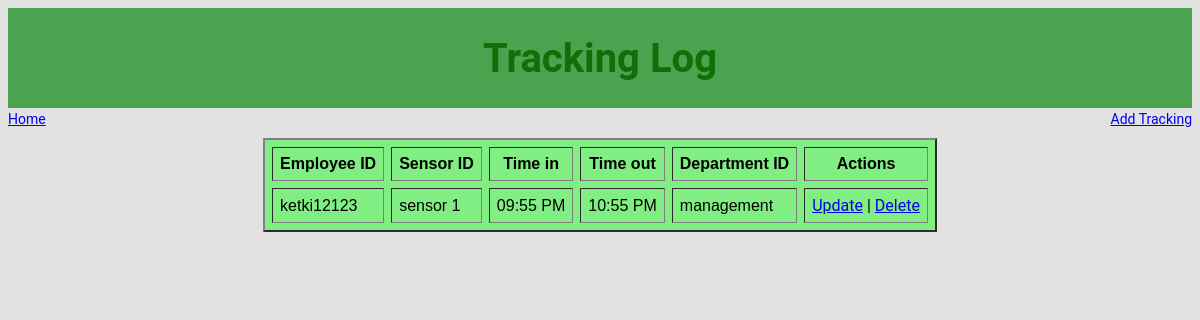
Screenshot of /tracking_log/list.php with the database file from the repository.
### tables this page shows
CREATE TABLE IF NOT EXISTS `trackinglog` (
  `tid` int(10) UNSIGNED NOT NULL AUTO_INCREMENT,
  `empid` int(10) UNSIGNED NOT NULL,
  `sid` int(11) NOT NULL,
  `timeIn` time NOT NULL,
  `timeOut` time NOT NULL,
  `dept_id` int(11) NOT NULL,
  PRIMARY KEY (`tid`),
  KEY `FK_dailyLog_1` (`empid`)
);

CREATE TABLE IF NOT EXISTS `employee` (
  `empid` int(10) UNSIGNED NOT NULL AUTO_INCREMENT,
  `ename` varchar(45) NOT NULL,
  `phone` varchar(45) NOT NULL,
  `addressid` varchar(50) NOT NULL,
  `supervisor` varchar(45) NOT NULL,
  `dept_id` int(10) UNSIGNED NOT NULL,
  PRIMARY KEY (`empid`),
  KEY `FK_employee_1` (`dept_id`)
);

CREATE TABLE IF NOT EXISTS `sensorslist` (
  `sid` int(10) UNSIGNED NOT NULL AUTO_INCREMENT,
  `sname` varchar(45) NOT NULL,
  `sactivationdate` varchar(45) NOT NULL DEFAULT '',
  `sintallationdate` varchar(45) NOT NULL,
  `dept_id` int(10) UNSIGNED NOT NULL,
  PRIMARY KEY (`sid`)
);

CREATE TABLE IF NOT EXISTS `department` (
  `dept_id` int(10) UNSIGNED NOT NULL AUTO_INCREMENT,
  `dept_name` varchar(45) NOT NULL,
  PRIMARY KEY (`dept_id`)
);

### tracking_log/list.php (the view, shortened to what this page needs)
<?php include '../config.php'; ?>
<html>
    <head>
    </head>
    <body>
    <div id="app">
    	<div class="banner">
        	<h1>Tracking Log</h1>
      	</div>
      	<div class="main-subtitle">
            <div class="addnew">
                <a href="<?php echo SITE_URL; ?>">Home</a>
            </div>
            <div class="addnewright">
                <a href="<?php echo SITE_URL; ?>tracking_log/add.php">Add Tracking</a>
            </div>
        </div>
        <table border="2" cellspacing="7" cellpadding="7" align="center" style="margin-top: 8;">
            <tr>
                <th><font face="Arial, Helvetica, sans-serif">Employee ID</font></th>
                <th><font face="Arial, Helvetica, sans-serif">Sensor ID</font></th>
                <th><font face="Arial, Helvetica, sans-serif">Time in</font></th>
                <th><font face="Arial, Helvetica, sans-serif">Time out</output></output></font></th>
                <th><font face="Arial, Helvetica, sans-serif">Department ID</font></th>
                <th><font face="Arial, Helvetica, sans-serif">Actions</font></th>
            </tr>
        	<?php
				$sql = "SELECT trackinglog.*, sensorslist.sname as sname, department.dept_name as dept_name, employee.ename as ename FROM trackinglog JOIN sensorslist ON trackinglog.sid = sensorslist.sid JOIN department ON trackinglog.dept_id = department.dept_id JOIN employee ON trackinglog.empid = employee.empid ORDER BY trackinglog.tid DESC;";
				$result = $conn->query($sql);
				if ($result->num_rows > 0) {
					while($row = $result->fetch_assoc()) {
			?>
            <tr>
                <td><font face="Arial, Helvetica, sans-serif"><?php echo $row['ename']; ?></font></td>
                <td><font face="Arial, Helvetica, sans-serif"><?php echo $row['sname']; ?></font></td>
                <td><font face="Arial, Helvetica, sans-serif"><?php echo date('h:i A',strtotime($row['timeIn'])); ?></font></td>
                <td><font face="Arial, Helvetica, sans-serif"><?php echo date('h:i A',strtotime($row['timeOut'])); ?></font></td>
                <td><font face="Arial, Helvetica, sans-serif"><?php echo $row['dept_name']; ?></font></td>
                <td><a href="<?php echo 'update.php?tid='.$row['tid']; ?>">Update</a> | <a href="<?php echo 'delete.php?tid='.$row['tid']; ?>" onClick="return confirm('Are you sure you want to delete this record?')">Delete</a></td>
            </tr>
            <?php } }else{ ?>
            <tr>
                <td colspan="6">No record found</td>
            </tr>
            <?php }?>
        </table>
      </div>
    </body>
</html>

### tracking_log/list.php (style rules this page uses)
body, div, form { font-family: Roboto, Arial, sans-serif; font-size: 14px; color: black; line-height: 22px; background-color: #e2e2e2; }
h1 { position: absolute; align-self: center; font-size: 40px; color:#126f08; z-index: 2; line-height: 83px; }
.banner { position: relative; height: 100px; background-color: #5dcc61 ; background-size: cover; display: flex; justify-content: center; align-items: center; text-align: center; }
.banner::after { content: ""; background-color: rgba(0, 0, 0, 0.2); position: absolute; width: 100%; height: 100%; }
table { background-color:#80ee83; position: relative; align-items: center; }
.addNew { padding-right: 24%; text-align: right; }
.addnewright { display: inline-block; float: right; }
.addnew { display:inline-block; }

### rows the page displays
trackinglog: empid.ename "ketki12123", sensorslist.sname "sensor 1", timeIn "09:55 PM", timeOut "10:55 PM", dept.dept_name "management"
